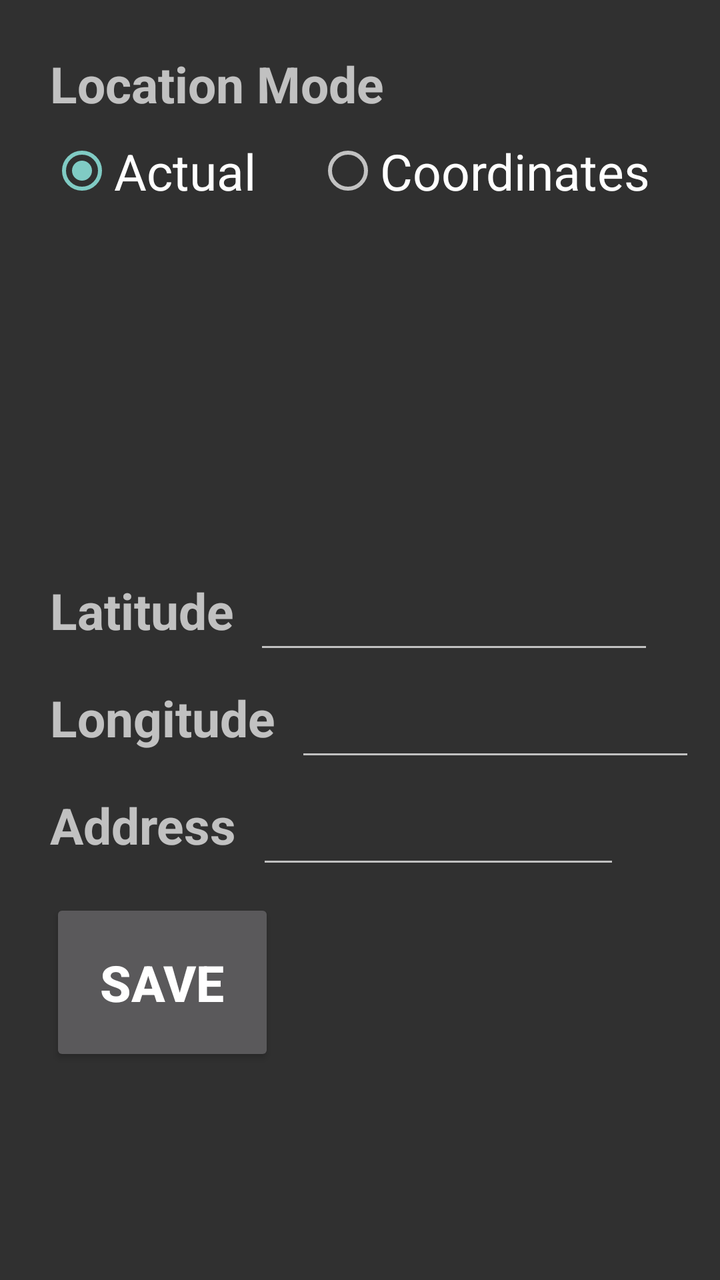
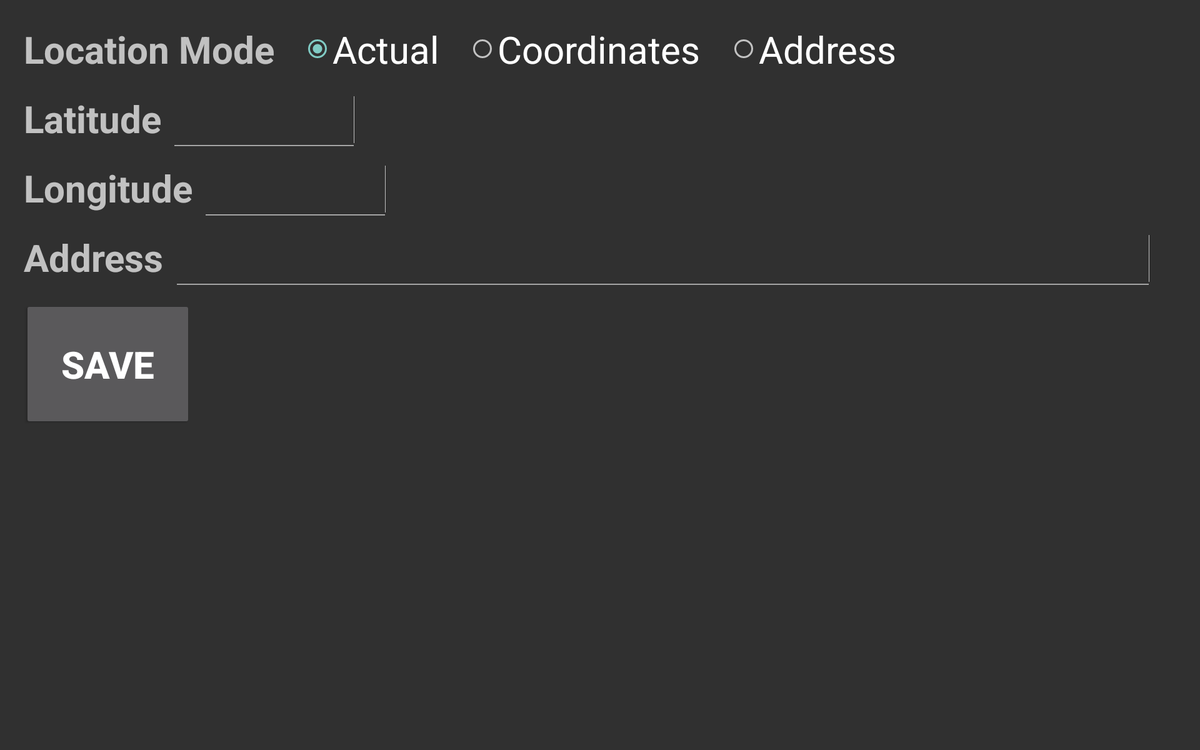

First picture: res/layout/ on a phone held upright. Second picture: the repository's own variant of that layout, on a device whose configuration matches the variant's folder. Source for both follows.
<!-- AndroidManifest.xml: application theme Theme.Design.NoActionBar -->
<!-- res/layout/settings_fragment.xml -->
<?xml version="1.0" encoding="utf-8"?>
<androidx.constraintlayout.widget.ConstraintLayout xmlns:android="http://schemas.android.com/apk/res/android"
    xmlns:app="http://schemas.android.com/apk/res-auto"
    android:layout_width="match_parent"
    android:layout_height="match_parent">

    <TextView
        android:id="@+id/useLocationLabel"
        style="@style/settings_fragment_label"
        android:layout_marginTop="25dp"
        android:text="@string/location_mode"
        app:layout_constraintStart_toStartOf="parent"
        app:layout_constraintTop_toTopOf="parent" />

    <RadioGroup
        android:id="@+id/locationRG"
        android:layout_width="wrap_content"
        android:layout_height="wrap_content"
        android:layout_marginStart="25dp"
        android:orientation="horizontal"
        app:layout_constraintStart_toStartOf="parent"
        app:layout_constraintTop_toBottomOf="@id/useLocationLabel">

        <RadioButton
            style="@style/settings_fragment_rb"
            android:id="@+id/locationActual"
            android:checked="true"
            android:text="@string/actual" />

        <Space
            android:layout_width="30dp"
            android:layout_height="wrap_content" />

        <RadioButton
            style="@style/settings_fragment_rb"
            android:id="@+id/locationCoordinates"
            android:text="@string/coordinates" />

        <Space
            android:layout_width="30dp"
            android:layout_height="wrap_content" />

        <RadioButton
            style="@style/settings_fragment_rb"
            android:id="@+id/locationAddress"
            android:text="@string/address" />
    </RadioGroup>

    <TextView
        android:id="@+id/latitudeLabel"
        style="@style/settings_fragment_label"
        android:text="@string/latitude"
        app:layout_constraintStart_toStartOf="parent"
        app:layout_constraintTop_toBottomOf="@id/locationRG" />

    <EditText
        android:id="@+id/latitudeField"
        style="@style/settings_fragment_edittext"
        android:text=""
        app:layout_constraintBottom_toBottomOf="@id/latitudeLabel"
        app:layout_constraintStart_toEndOf="@id/latitudeLabel" />

    <TextView
        android:id="@+id/longitudeLabel"
        style="@style/settings_fragment_label"
        android:text="@string/longitude"
        app:layout_constraintStart_toStartOf="parent"
        app:layout_constraintTop_toBottomOf="@id/latitudeLabel" />

    <EditText
        android:id="@+id/longitudeField"
        style="@style/settings_fragment_edittext"
        android:text=""
        app:layout_constraintBottom_toBottomOf="@id/longitudeLabel"
        app:layout_constraintStart_toEndOf="@id/longitudeLabel" />

    <TextView
        android:id="@+id/addressLabel"
        style="@style/settings_fragment_label"
        android:text="@string/address"
        app:layout_constraintStart_toStartOf="parent"
        app:layout_constraintTop_toBottomOf="@id/longitudeLabel" />

    <EditText
        android:id="@+id/addressField"
        style="@style/settings_fragment_edittext"
        android:text=""
        android:inputType="text"
        android:layout_width="0dp"
        app:layout_constraintHorizontal_weight="1"
        android:layout_marginEnd="50dp"
        app:layout_constraintBottom_toBottomOf="@id/addressLabel"
        app:layout_constraintStart_toEndOf="@id/addressLabel"
        app:layout_constraintEnd_toEndOf="parent"/>

    <Button
        style="@style/settings_fragment_label"
        android:id="@+id/saveButton"
        android:text="@string/save"
        android:padding="25dp"
        app:layout_constraintStart_toStartOf="parent"
        app:layout_constraintTop_toBottomOf="@id/addressLabel" />
</androidx.constraintlayout.widget.ConstraintLayout>
<!-- resources referenced by this layout -->
<resources>
  <string name="actual">Actual</string>
  <string name="address">Address</string>
  <string name="coordinates">Coordinates</string>
  <string name="latitude">Latitude</string>
  <string name="location_mode">Location Mode</string>
  <string name="longitude">Longitude</string>
  <string name="save">Save</string>
  <style name="settings_fragment_edittext">
          <item name="android:textSize">25sp</item>
          <item name="android:layout_width">200dp</item>
          <item name="android:layout_height">wrap_content</item>
          <item name="android:layout_marginStart">10dp</item>
          <item name="android:inputType">numberDecimal|numberSigned</item>
      </style>
  <style name="settings_fragment_label">
          <item name="android:textStyle">bold</item>
          <item name="android:textSize">25sp</item>
          <item name="android:layout_width">wrap_content</item>
          <item name="android:layout_height">wrap_content</item>
          <item name="android:layout_marginTop">10dp</item>
          <item name="android:layout_marginStart">25dp</item>
          <item name="android:paddingBottom">10dp</item>
      </style>
  <style name="settings_fragment_rb">
          <item name="android:layout_width">wrap_content</item>
          <item name="android:layout_height">wrap_content</item>
          <item name="android:textSize">25sp</item>
      </style>
</resources>
<!-- res/layout-sw800dp/settings_fragment.xml (the repository's variant of the layout above) -->
<!-- drawn on a large tablet held sideways -->
<?xml version="1.0" encoding="utf-8"?>
<androidx.constraintlayout.widget.ConstraintLayout xmlns:android="http://schemas.android.com/apk/res/android"
    xmlns:app="http://schemas.android.com/apk/res-auto"
    android:layout_width="match_parent"
    android:layout_height="match_parent">

    <TextView
        android:id="@+id/useLocationLabel"
        style="@style/settings_fragment_label"
        android:layout_marginTop="25dp"
        android:text="Location Mode"
        app:layout_constraintStart_toStartOf="parent"
        app:layout_constraintTop_toTopOf="parent" />

    <RadioGroup
        android:id="@+id/locationRG"
        android:layout_width="wrap_content"
        android:layout_height="wrap_content"
        android:layout_marginStart="30dp"
        android:orientation="horizontal"
        app:layout_constraintStart_toEndOf="@id/useLocationLabel"
        app:layout_constraintTop_toTopOf="@id/useLocationLabel">

        <RadioButton
            style="@style/settings_fragment_rb"
            android:id="@+id/locationActual"
            android:checked="true"
            android:text="@string/actual" />

        <Space
            android:layout_width="30dp"
            android:layout_height="wrap_content" />

        <RadioButton
            style="@style/settings_fragment_rb"
            android:id="@+id/locationCoordinates"
            android:text="@string/coordinates" />

        <Space
            android:layout_width="30dp"
            android:layout_height="wrap_content" />

        <RadioButton
            style="@style/settings_fragment_rb"
            android:id="@+id/locationAddress"
            android:text="@string/address" />
    </RadioGroup>

    <TextView
        android:id="@+id/latitudeLabel"
        style="@style/settings_fragment_label"
        android:text="@string/latitude"
        app:layout_constraintStart_toStartOf="parent"
        app:layout_constraintTop_toBottomOf="@id/useLocationLabel" />

    <EditText
        android:id="@+id/latitudeField"
        style="@style/settings_fragment_edittext"
        android:text=""
        app:layout_constraintBottom_toBottomOf="@id/latitudeLabel"
        app:layout_constraintStart_toEndOf="@id/latitudeLabel" />

    <TextView
        android:id="@+id/longitudeLabel"
        style="@style/settings_fragment_label"
        android:text="@string/longitude"
        app:layout_constraintStart_toStartOf="parent"
        app:layout_constraintTop_toBottomOf="@id/latitudeLabel" />

    <EditText
        android:id="@+id/longitudeField"
        style="@style/settings_fragment_edittext"
        android:text=""
        app:layout_constraintBottom_toBottomOf="@id/longitudeLabel"
        app:layout_constraintStart_toEndOf="@id/longitudeLabel" />

    <TextView
        android:id="@+id/addressLabel"
        style="@style/settings_fragment_label"
        android:text="Address"
        app:layout_constraintStart_toStartOf="parent"
        app:layout_constraintTop_toBottomOf="@id/longitudeLabel" />

    <EditText
        android:id="@+id/addressField"
        style="@style/settings_fragment_edittext"
        android:text=""
        android:inputType="text"
        android:layout_width="0dp"
        app:layout_constraintHorizontal_weight="1"
        android:layout_marginEnd="50dp"
        app:layout_constraintBottom_toBottomOf="@id/addressLabel"
        app:layout_constraintStart_toEndOf="@id/addressLabel"
        app:layout_constraintEnd_toEndOf="parent"/>

    <Button
        style="@style/settings_fragment_label"
        android:id="@+id/saveButton"
        android:text="@string/save"
        android:padding="40dp"
        app:layout_constraintStart_toStartOf="parent"
        app:layout_constraintTop_toBottomOf="@id/addressLabel" />

</androidx.constraintlayout.widget.ConstraintLayout>
<!-- resources referenced by the variant -->
<!-- as a large tablet held sideways resolves them -->
<resources>
  <string name="actual">Actual</string>
  <string name="address">Address</string>
  <string name="coordinates">Coordinates</string>
  <string name="latitude">Latitude</string>
  <string name="longitude">Longitude</string>
  <string name="save">Save</string>
  <!-- from res/values-sw800dp/ -->
  <style name="settings_fragment_edittext">
          <item name="android:textSize">40sp</item>
          <item name="android:layout_width">200dp</item>
          <item name="android:layout_height">wrap_content</item>
          <item name="android:layout_marginStart">10dp</item>
          <item name="android:inputType">numberDecimal|numberSigned</item>
      </style>
  <!-- from res/values-sw800dp/ -->
  <style name="settings_fragment_label">
          <item name="android:textStyle">bold</item>
          <item name="android:textSize">40sp</item>
          <item name="android:layout_width">wrap_content</item>
          <item name="android:layout_height">wrap_content</item>
          <item name="android:layout_marginTop">10dp</item>
          <item name="android:layout_marginStart">25dp</item>
          <item name="android:paddingBottom">10dp</item>
      </style>
  <!-- from res/values-sw800dp/ -->
  <style name="settings_fragment_rb">
          <item name="android:layout_width">wrap_content</item>
          <item name="android:layout_height">wrap_content</item>
          <item name="android:textSize">40sp</item>
      </style>
</resources>
